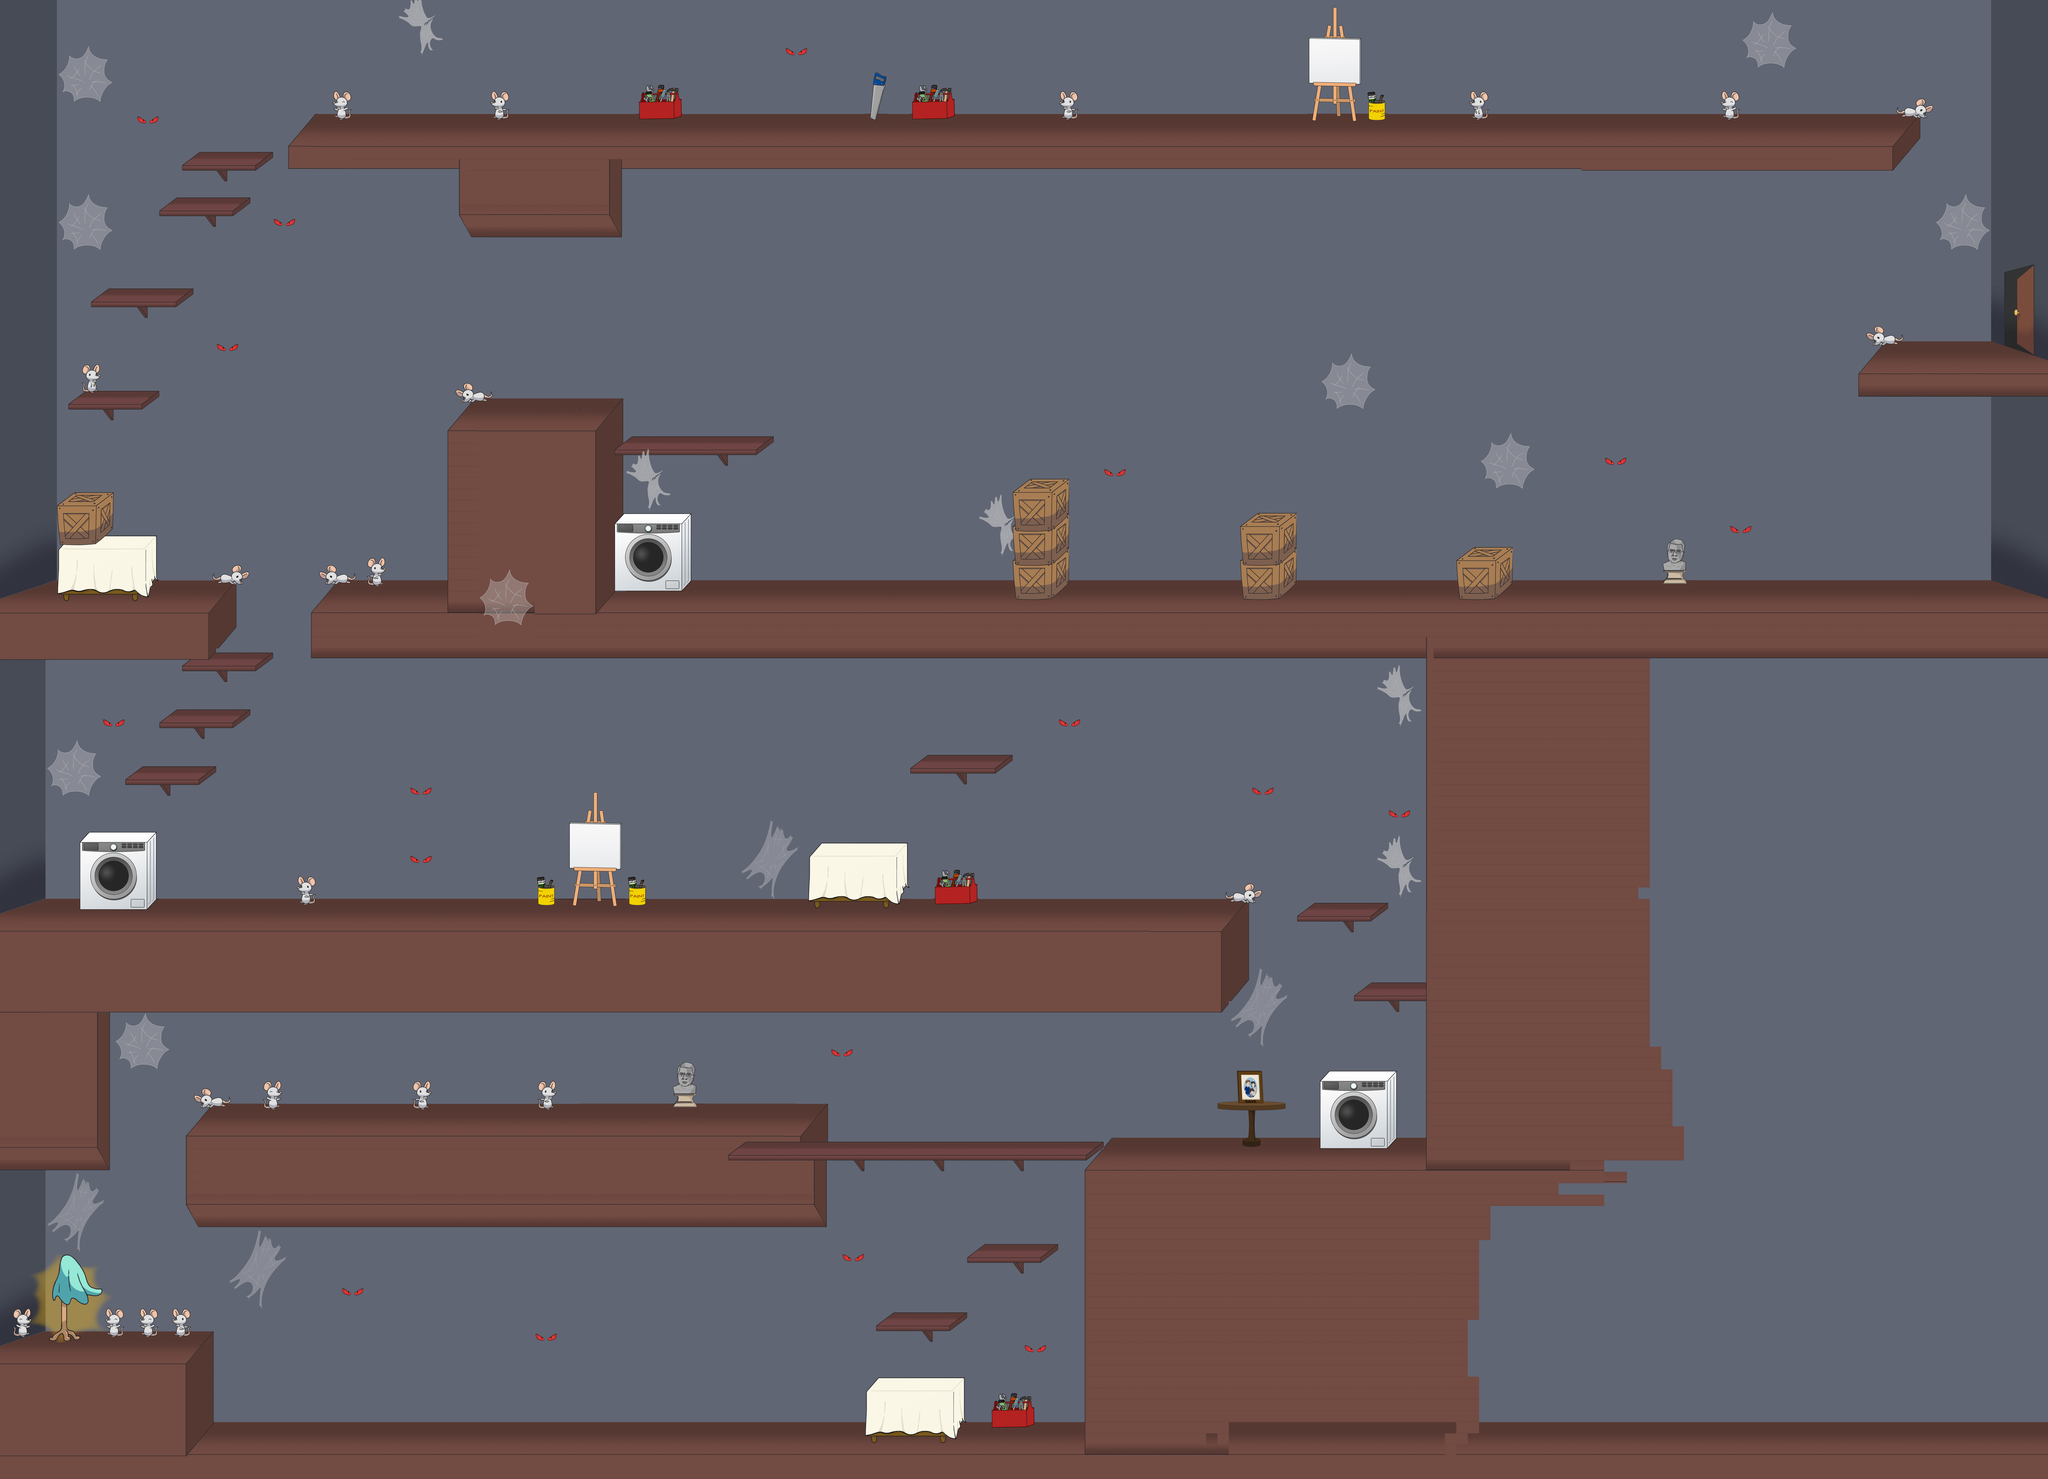

Tiled map render using the project's own tile images. Description and the map definition, with tile-layer contents summarised, below:
An orthogonal 180x130 tile map with 45x45 px tiles, 9 tile layers (PisoFondo, Plataformas, DetallesFondo, ParedPuerta, ...), 2 tilesets.

<map version="1.0" orientation="orthogonal" renderorder="right-down" width="180" height="130" tilewidth="45" tileheight="45" nextobjectid="1">
 <tileset firstgid="1" name="Fondo sotano" tilewidth="45" tileheight="45" tilecount="1296" columns="54">
  <image source="TileSotano.png" width="2448" height="1116" />
 </tileset>
 <tileset firstgid="1297" name="Fondo sotano 2" tilewidth="45" tileheight="45" tilecount="2915" columns="55">
  <image source="TileArmario.png" width="2475" height="2400" />
 </tileset>
 <layer name="PisoFondo" width="180" height="130">
  <data>[23400 cells, 23400 non-empty, 18 distinct tile ids]</data>
 </layer>
 <layer name="Plataformas" width="180" height="130">
  <data>[23400 cells, 976 non-empty, 64 distinct tile ids]</data>
 </layer>
 <layer name="DetallesFondo" width="180" height="130">
  <data>[23400 cells, 5815 non-empty, 298 distinct tile ids]</data>
 </layer>
 <layer name="ParedPuerta" width="180" height="130">
  <data>[23400 cells, 936 non-empty, 143 distinct tile ids]</data>
 </layer>
 <layer name="PlataformasNoCruzar" width="180" height="130">
  <data>[23400 cells, 1395 non-empty, 180 distinct tile ids]</data>
 </layer>
 <layer name="Guardado" width="180" height="130">
  <data>[23400 cells, 42 non-empty, 42 distinct tile ids]</data>
 </layer>
 <layer name="Capita" width="180" height="130">
  <data>[23400 cells, 64 non-empty, 64 distinct tile ids]</data>
 </layer>
 <layer name="DetallesFondo2" width="180" height="130">
  <data>[23400 cells, 210 non-empty, 62 distinct tile ids]</data>
 </layer>
 <layer name="Puerta1" width="180" height="130">
  <data>[23400 cells, 27 non-empty, 27 distinct tile ids]</data>
 </layer>
</map>
